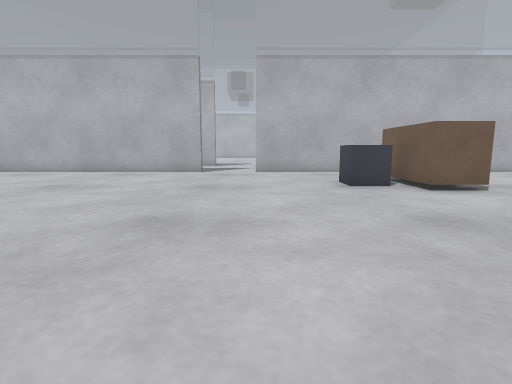
view 1 (above)

18 first-person views from a walk through a world built for the Gazebo simulator. The camera is 0.5 m above the floor, tilts 8° down and sees 80° across. The floor is counted in squares, 0.5 m on a side. Each view is taken from the middle of a square. On the plan, view 1 faces up. The plan holds only what a view shows up to about 12 squares ahead; the rest is blank. The place goes on beyond the plan.

view 2
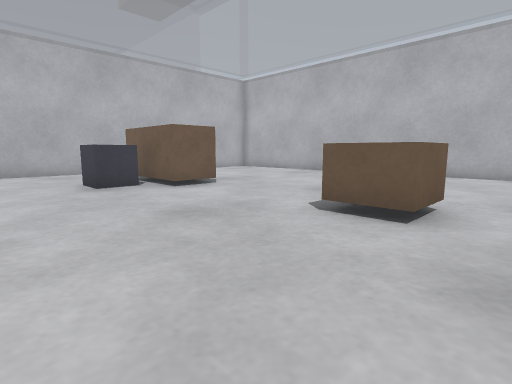

view 3
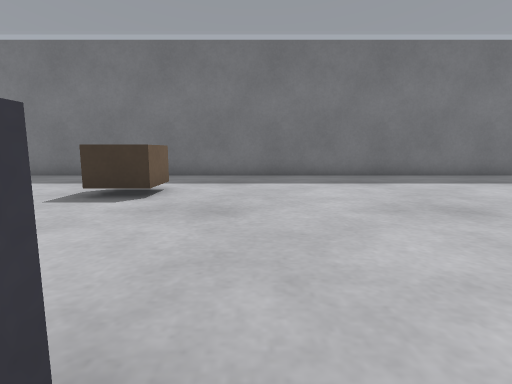

view 4
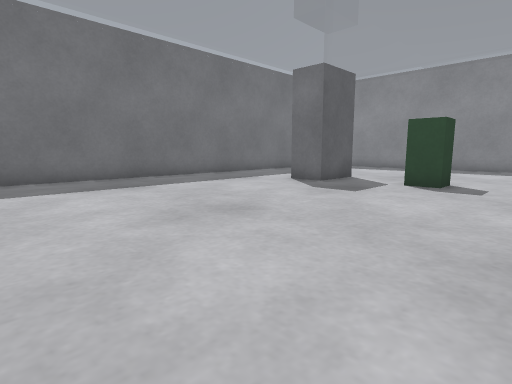

view 5
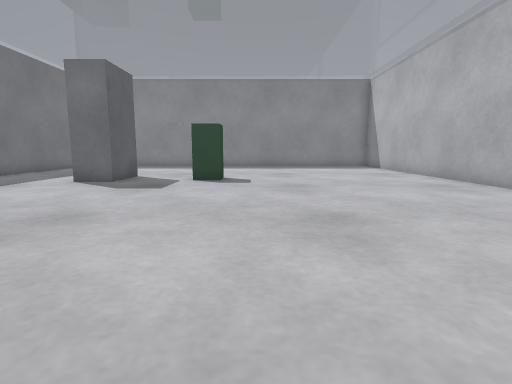

view 6
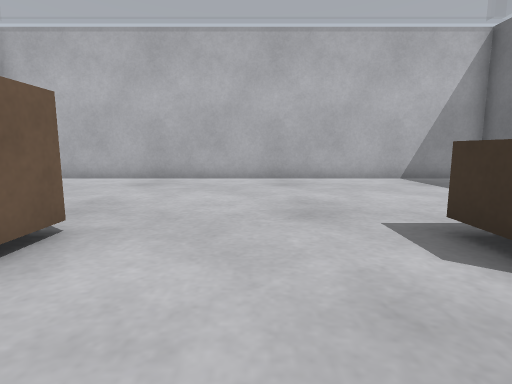

view 7
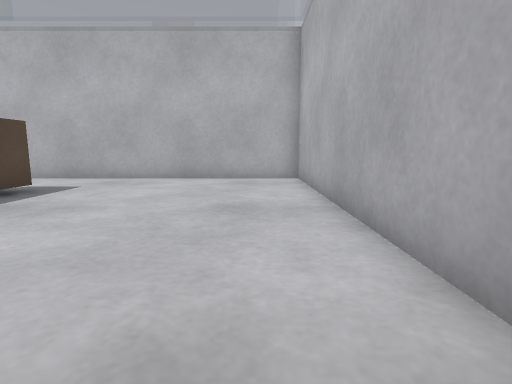

view 8
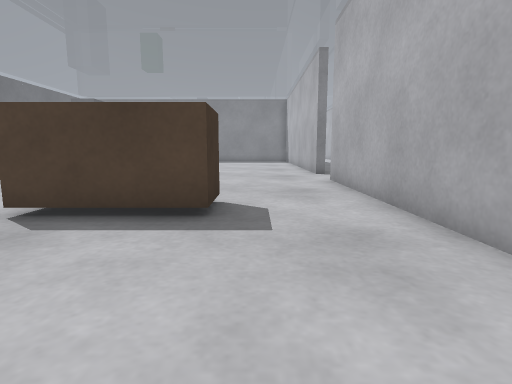

view 9
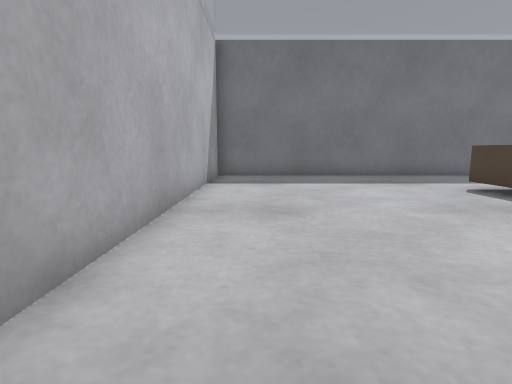

view 10
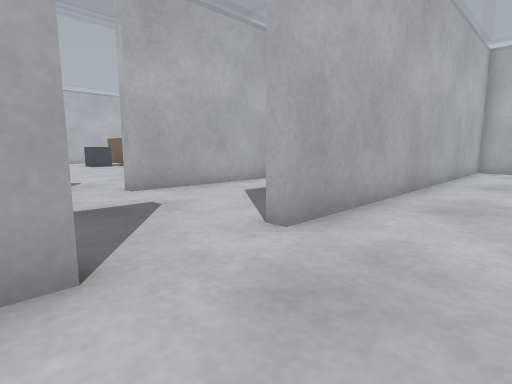

view 11
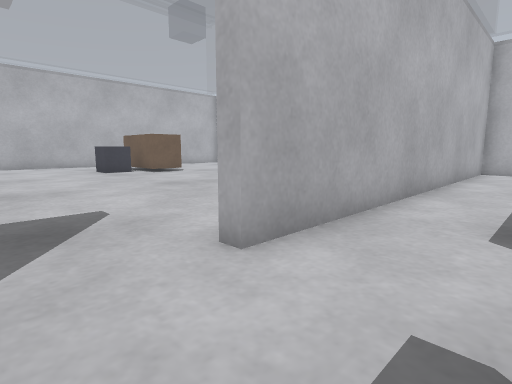

view 12
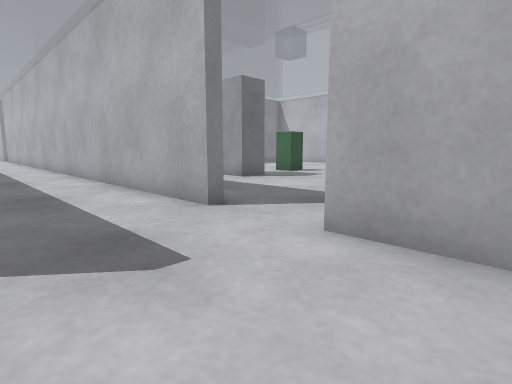

view 13
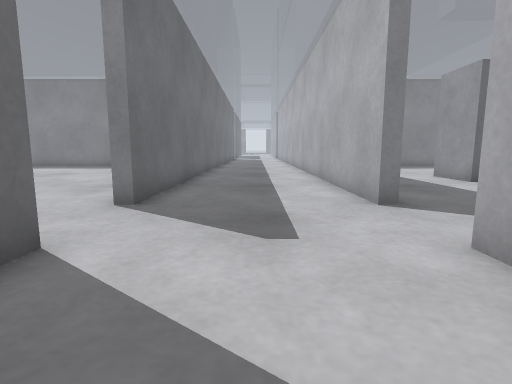

view 14
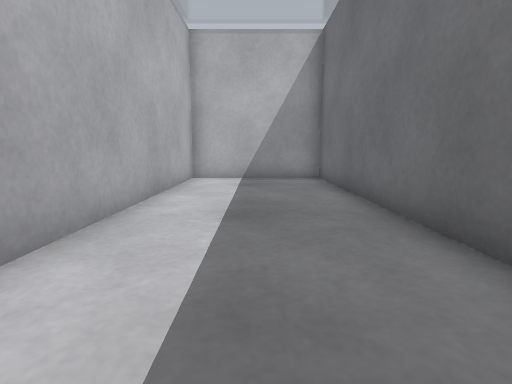

view 15
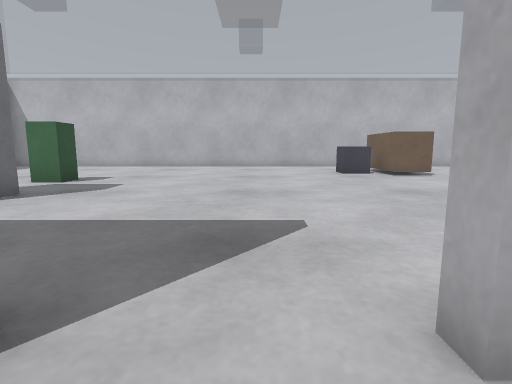

view 16
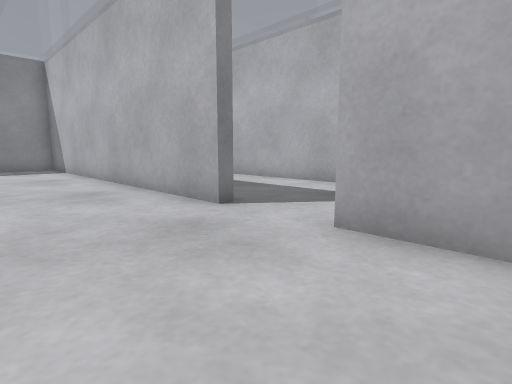

view 17
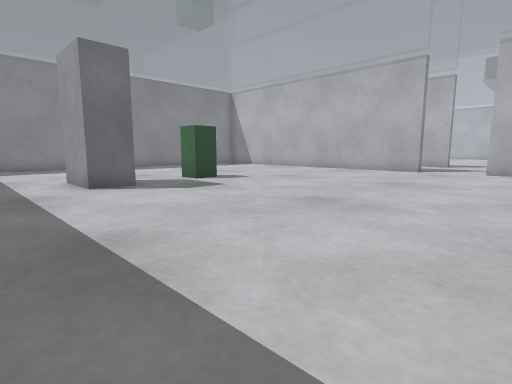

view 18
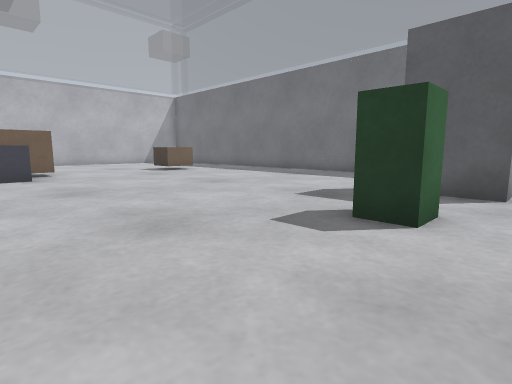

### Floor plan
Key: @ floor where view 1 was taken; # wall or solid block; . floor; B brown box; G grey box; R green box.
Columns run from 9 left of view 1 to 13 right of it. Each row starts with its distance up from view 1.
 31         ..
 30         ...
 29   .......... BBB
 28   ..............
 27  RR............
 26  RR............
 25   .............
 24   G..........
 23  GGG.........
 22  ............
 21  ...........
 20    ........
 19       #..#
 18 #######..##############
 17 ......................#
 16 ......................#
 15 ......................#
 14 #######..##############
 13 #######..##############
 12 .....................##
 11 .....................##
 10 .............BBB.....##
  9 ............GG B.....##
  8 ............GG B.....##
  7 ..............B...... #
  6 .RR.................. #
  5 .RR..................##
  4 .....................##
  3 .GG...........B......##
  2  G G.........B B.....##
  1 .GG...........B......##
  0 .........@...........##
 -1 .....................##
 -2 .....................##
 -3 #######################

Where each view was taken, in squares from view 1:
view 1: 0 up, 0 right, facing up
view 2: 0 up, 0 right, facing up-right
view 3: 9 up, 2 right, facing down
view 4: 8 up, 2 right, facing down-left
view 5: 7 up, 3 right, facing left
view 6: 5 up, 2 right, facing right
view 7: 3 up, 11 right, facing up
view 8: 11 up, 10 right, facing left
view 9: 9 up, 11 right, facing down
view 10: 11 up, 3 left, facing up-right
view 11: 16 up, 2 left, facing up-right
view 12: 15 up, 2 right, facing up-left
view 13: 16 up, 3 right, facing left
view 14: 16 up, 2 right, facing right
view 15: 17 up, 1 left, facing up
view 16: 10 up, 2 right, facing up-left
view 17: 1 down, 2 right, facing up-left
view 18: 10 up, 9 left, facing down-right
